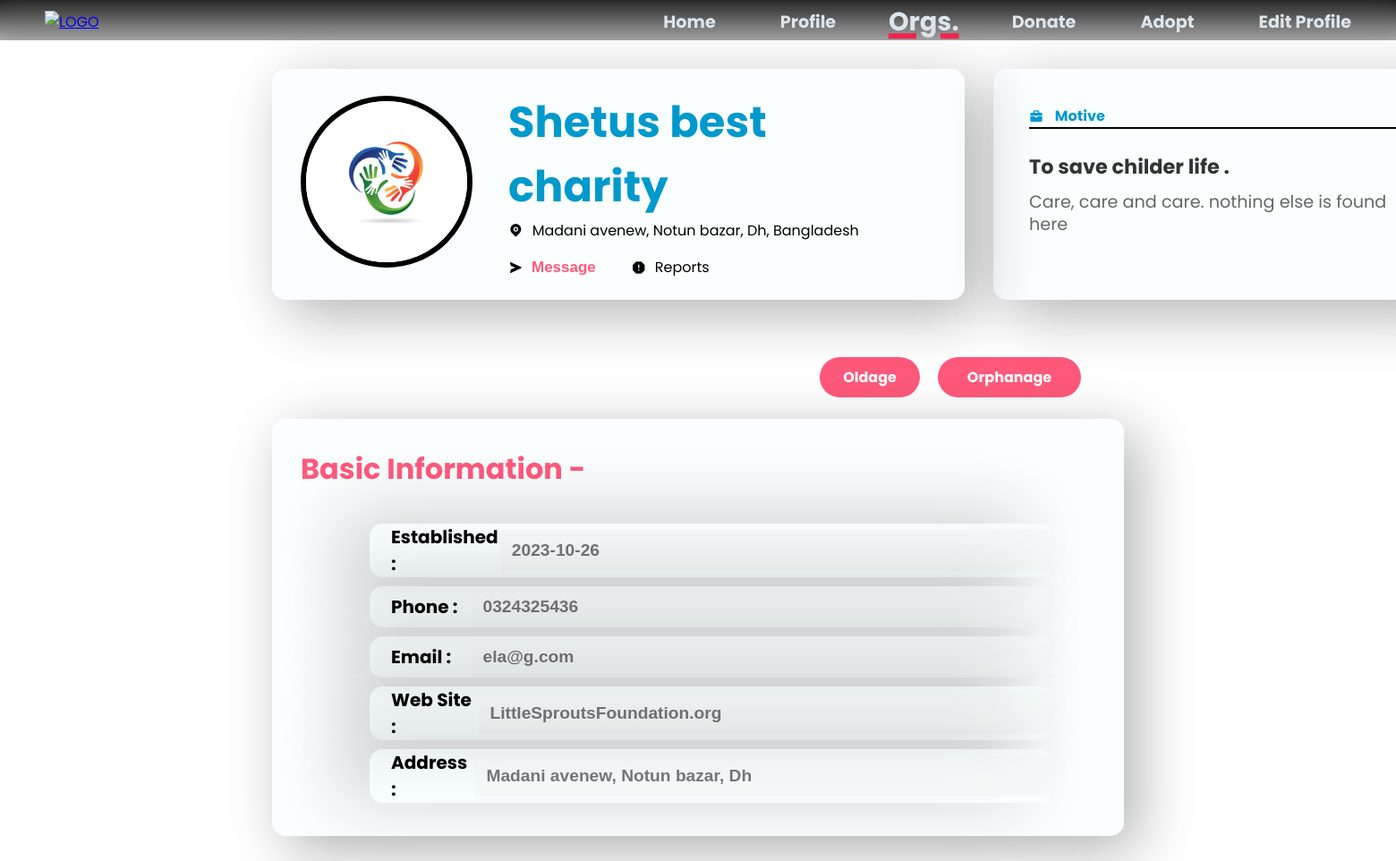
Screenshot of /Root/Org_Page/U_VIEW_ORG.php?org_id=18 (signed in) with the database file from the repository.
### tables this page shows
CREATE TABLE `org_list` (
  `org_id` int(11) NOT NULL,
  `org_name` varchar(30) DEFAULT NULL,
  `acc_id` int(11) NOT NULL,
  `org_description` text DEFAULT NULL,
  `org_email` varchar(30) DEFAULT NULL,
  `org_phone` varchar(20) DEFAULT NULL,
  `org_website` varchar(30) DEFAULT NULL,
  `org_logo` varchar(255) DEFAULT NULL,
  `established` date DEFAULT NULL,
  `org_location` varchar(30) DEFAULT NULL,
  `org_vision` varchar(30) DEFAULT NULL,
  `org_reviews` decimal(2,2) DEFAULT NULL
);

### Root/Org_Page/VIEW_ORG_BE.php (called while the page is built, shortened)
<?php
    include('/xampp/htdocs/DBMS_Project_Organized_One/Includes/db_con.php');
    if (isset($_GET['org_id'])) {
        $org_id = $_GET['org_id'];
        $sql = "SELECT * FROM org_list Where org_id = $org_id";
        $sql_result = mysqli_query($con, $sql);
        if (mysqli_num_rows($sql_result) > 0 ) {
            $row = mysqli_fetch_array($sql_result);
            $org_name = $row['org_name'];
            $org_description = $row['org_description'];
            $org_email = $row['org_email'];
            $org_phone = $row['org_phone'];
            $established = $row['established'];
            $org_website = $row['org_website'];
            $org_location = $row['org_location'];
            $org_vision = $row['org_vision'];
            $org_logo = $row['org_logo'];
        }
        else {
            echo "User data not found.";
        }
    }
?>

### Root/Org_Page/U_VIEW_ORG.php (the view, shortened to what this page needs)
<!DOCTYPE html>
<html lang="en">
<head>
    <link rel="stylesheet" href="fonts/remixicon.css">
    <link href='https://unpkg.com/boxicons@2.1.4/css/boxicons.min.css' rel='stylesheet'>
    <link href="https://cdn.jsdelivr.net/npm/remixicon@3.5.0/fonts/remixicon.css" rel="stylesheet"/>
    <link rel="stylesheet" href="https://cdn.jsdelivr.net/npm/swiper@10/swiper-bundle.min.css"/>
    <link rel="stylesheet" href="/Root/Org_Page/VIEW_ORG_STYLE.css">
</head>
<body>
    <header class="header">
        <nav>
            <div class="logo">
                <a href="/Root/Home_Page/U_HOME.php"><img src="/Root/Landing_Page/LOGO_NoBackground.png" alt="LOGO"></a>
            </div>
            <div class="links">
                <ul>
                    <li><a href="/Root/Home_Page/U_HOME.php">Home</a></li>
                    <li><a href="/Root/Dashboards/Own-Profiles/User/PROFILE_DETAILS.php">Profile</a></li>
                    <li><a href="/Root/Org_Page/U_ORG.php" class="active">Orgs.</a></li>
                    <li><a href="/Root/Org_Page/U_ORG.php">Donate</a></li>
                    <li><a href="/Root/D & A/Adoptions/U_ADOPTION_DASH.php">Adopt</a></li>
                    <li><a href="/Root/Dashboards/Own-Profiles/User/EDIT_PROFILE.php">Edit Profile</a></li>
                </ul>
            </div>
        </nav>
    </header>
    <div class="container">
        <?php
            include('/xampp/htdocs/DBMS_Project_Organized_One/Root/Org_Page/VIEW_ORG_BE.php');
        ?>
        <div class="left_portion">
            <div class="userDetails1">
                <div>
                    <img src= "..//..//..//Dashboards/Own-Profiles/Org/<?php echo $org_logo ?>" alt="profile" width="250px" height="250px">
                </div>
                <div class="userDetails">
                    <div class="userName">
                        <h1><?php echo $org_name ?></h1>
                    </div>
                    <div class="map">
                        <i class="ri-map-pin-fill ri"></i>
                        <p><?php echo $org_location, ", Bangladesh" ?></p>
                    </div>
                    <div class="inner_container">
                        <div class="map">
                            <i class='bx bxs-send'></i>
                            <button id="showChatBtn">Message</button>
                        </div>
                        <div class="map">
                            <i class='bx bxs-error-alt'></i>
                            <p>Reports</p>
                        </div>
                    </div>
                </div>
            </div>
            <div class="work">
                <div class="tabs">
                    <i class='bx bxs-briefcase'></i>
                    <p>Motive</p>
                </div>
                <div class="primary">
                    <h1><?php echo $org_vision ?></h1>
                    <p><?php echo $org_description ?></p>
                </div>
            </div>
        </div>
        <div class="options">
            <a href="#" class="btn x">Oldage</a>
            <a href="/Root/Orphanage/USER-PERSPECTIVE/U_UP_ORPHAN_DASH.php?org_id=<?php echo $org_id ?>" class="btn y">Orphanage</a>
        </div>
        <div class="right_portion">
            <div class="plate">
                <h1 class="heading">Basic Information -</h1>
                <div class="info_box">
                    <div class="top">
                        <div class="cel">
                            <label>Established :</label>
                            <input placeholder="<?php echo $established ?>" disabled>
                        </div>
                        <div class="cel">
                            <label>Phone :</label>
                            <input placeholder="<?php echo $org_phone ?>" disabled>
                        </div>
                        <div class="cel">
                            <label>Email :</label>
                            <input placeholder="<?php echo $org_email ?>" disabled>
                        </div>
                        <div class="cel">
                            <label>Web Site :</label>
                            <input placeholder="<?php echo $org_website ?>" disabled>
                        </div>
                        <div class="cel">
                            <label>Address :</label>
                            <input placeholder="<?php echo $org_location ?>" disabled>
                        </div>
                    </div>
                </div>
            </div>
        </div>
    </div>
</body>
</html>

### rows the page displays
org_list: org_logo (picture), org_name "Shetus best charity", org_location "Madani avenew, Notun bazar, Dh", org_vision "To save childer life .", org_description "Care, care and care. nothing else is found here", established "2023-10-26", org_phone "0324325436", org_email "ela@g.com", org_website "LittleSproutsFoundation.org"
